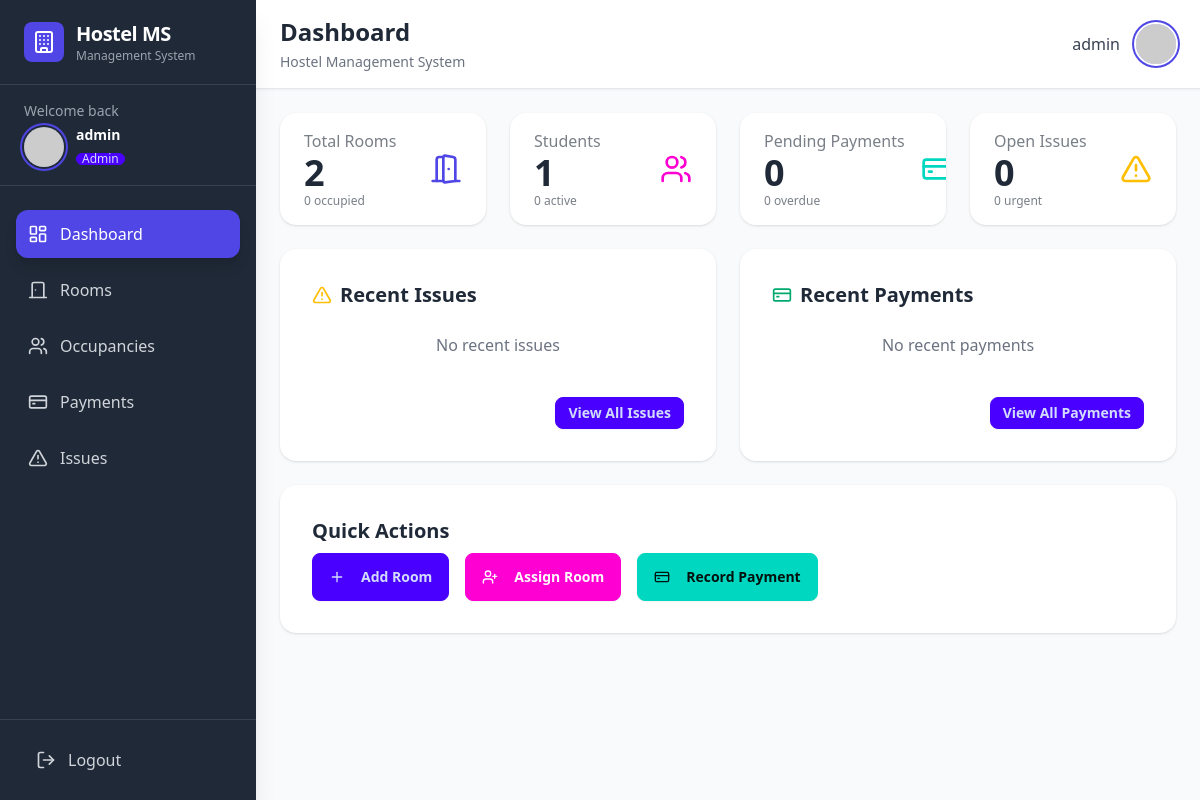
Page / (signed in) on the earlier database version.
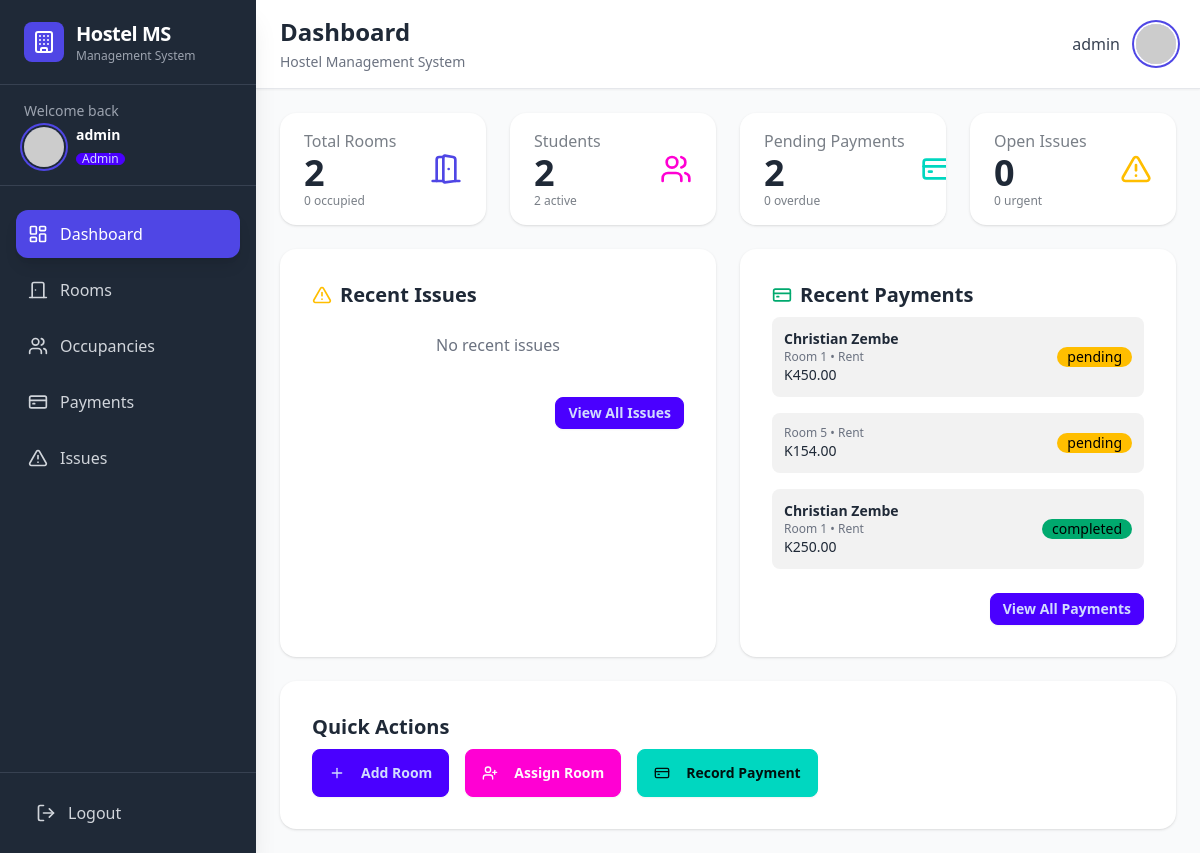
Same page on the later database version.
### hostel/models.py (models this page shows, shortened)
class Payment(models.Model):
    PAYMENT_STATUS = [
        ('pending', 'Pending'),
        ('completed', 'Completed'),
        ('failed', 'Failed'),
        ('refunded', 'Refunded'),
    ]
    PAYMENT_TYPE = [
        ('rent', 'Rent'),
        ('deposit', 'Security Deposit'),
        ('maintenance', 'Maintenance Fee'),
        ('other', 'Other'),
    ]
    occupancy = models.ForeignKey(Occupancy, on_delete=models.CASCADE, related_name='payments')
    amount = models.DecimalField(max_digits=10, decimal_places=2, validators=[MinValueValidator(Decimal('0.00'))])
    payment_type = models.CharField(max_length=15, choices=PAYMENT_TYPE, default='rent')
    payment_method = models.CharField(max_length=50, default='Cash')
    status = models.CharField(max_length=10, choices=PAYMENT_STATUS, default='pending')
    due_date = models.DateField()
    payment_date = models.DateField(null=True, blank=True)
    transaction_id = models.CharField(max_length=100, blank=True)
    proof_of_payment = models.ImageField(upload_to='payment_proofs/', blank=True, null=True)
    notes = models.TextField(blank=True)
    created_at = models.DateTimeField(auto_now_add=True)
    updated_at = models.DateTimeField(auto_now=True)
    class Meta:
        db_table = 'payments'
        ordering = ['-due_date']

class Occupancy(models.Model):
    student = models.ForeignKey(User, on_delete=models.CASCADE, related_name='occupancies')
    room = models.ForeignKey(Room, on_delete=models.CASCADE, related_name='occupancies')
    check_in_date = models.DateField()
    check_out_date = models.DateField(null=True, blank=True)
    bed_number = models.CharField(max_length=5)
    is_active = models.BooleanField(default=True)
    emergency_contact_name = models.CharField(max_length=100)
    emergency_contact_phone = models.CharField(max_length=15)
    notes = models.TextField(blank=True)
    created_at = models.DateTimeField(auto_now_add=True)
    updated_at = models.DateTimeField(auto_now=True)
    class Meta:
        db_table = 'occupancies'
        ordering = ['-check_in_date']
        unique_together = ['room', 'bed_number', 'is_active']

class User(AbstractUser):
    ROLE_CHOICES = [
        ('admin', 'Admin'),
        ('manager', 'Hostel Manager'),
        ('student', 'Student'),
    ]
    role = models.CharField(max_length=10, choices=ROLE_CHOICES, default='student')
    phone = models.CharField(max_length=15, blank=True)
    address = models.TextField(blank=True)
    profile_picture = models.ImageField(upload_to='profiles/', blank=True, null=True)
    email_verified = models.BooleanField(default=False)
    class Meta:
        db_table = 'users'

class Room(models.Model):
    ROOM_STATUS = [
        ('available', 'Available'),
        ('occupied', 'Occupied'),
        ('maintenance', 'Under Maintenance'),
    ]
    room_number = models.CharField(max_length=10, unique=True)
    capacity = models.IntegerField(validators=[MinValueValidator(1), MaxValueValidator(10)])
    current_occupancy = models.IntegerField(default=0, validators=[MinValueValidator(0)])
    status = models.CharField(max_length=15, choices=ROOM_STATUS, default='available')
    room_type = models.CharField(max_length=50, default='Standard')
    monthly_rent = models.DecimalField(max_digits=10, decimal_places=2, validators=[MinValueValidator(Decimal('0.00'))])
    description = models.TextField(blank=True)
    amenities = models.TextField(blank=True, help_text="Comma-separated amenities")
    created_at = models.DateTimeField(auto_now_add=True)
    updated_at = models.DateTimeField(auto_now=True)
    class Meta:
        db_table = 'rooms'
        ordering = ['room_number']

### hostel/views.py (the view, shortened to what this page needs)
# urls.py: path('', dashboard, name='dashboard'),
@login_required
def dashboard(request):
    context = {}
    common_stats = {
        'total_rooms': Room.objects.count(),
        'occupied_rooms': Room.objects.filter(status='occupied').count(),
        'vacant_rooms': Room.objects.filter(status='available', current_occupancy__lt=F('capacity')).count(),
        'maintenance_rooms': Room.objects.filter(status='maintenance').count(),
        'total_students': User.objects.filter(role='student').count(),
        'active_occupancies': Occupancy.objects.filter(is_active=True).count(),
    }
    context.update(common_stats)
    if request.user.role in ['admin', 'manager']:
        admin_stats = {
            'pending_payments': Payment.objects.filter(status='pending').count(),
            'overdue_payments': Payment.objects.filter(
                status='pending',
                due_date__lt=date.today()
            ).count(),
            'open_issues': Issue.objects.filter(status__in=['open', 'in_progress']).count(),
            'urgent_issues': Issue.objects.filter(priority='urgent', status__in=['open', 'in_progress']).count(),
            'recent_issues': Issue.objects.select_related('room', 'reported_by')
                                .order_by('-reported_date')[:5],
            'recent_payments': Payment.objects.select_related('occupancy__student', 'occupancy__room')
                                  .order_by('-created_at')[:5],
            'recent_occupancies': Occupancy.objects.select_related('student', 'room')
                                    .filter(is_active=True)
                                    .order_by('-check_in_date')[:5],
        }
        context.update(admin_stats)
    return render(request, 'hostel/dashboard.html', context)

### templates/hostel/dashboard.html (shortened to what the changed rows need)
{% extends 'hostel/base.html' %}
{% block header %}Dashboard{% endblock %}
{% block content %}
<div class="space-y-6">
    <div class="grid grid-cols-1 md:grid-cols-2 lg:grid-cols-4 gap-6">
        <div class="stats shadow">
            <div class="stat">
                <div class="stat-figure text-secondary">
                    <i data-lucide="users" class="w-8 h-8"></i>
                </div>
                <div class="stat-title">Students</div>
                <div class="stat-value">{{ total_students }}</div>
                <div class="stat-desc">{{ active_occupancies }} active</div>
            </div>
        </div>
        {% if user.role in 'admin manager' %}
        <div class="stats shadow">
            <div class="stat">
                <div class="stat-figure text-accent">
                    <i data-lucide="credit-card" class="w-8 h-8"></i>
                </div>
                <div class="stat-title">Pending Payments</div>
                <div class="stat-value">{{ pending_payments }}</div>
                <div class="stat-desc">{{ overdue_payments }} overdue</div>
            </div>
        </div>
        <div class="stats shadow">
            <div class="stat">
                <div class="stat-figure text-warning">
                    <i data-lucide="alert-triangle" class="w-8 h-8"></i>
                </div>
                <div class="stat-title">Open Issues</div>
                <div class="stat-value">{{ open_issues }}</div>
                <div class="stat-desc">{{ urgent_issues }} urgent</div>
            </div>
        </div>
        {% endif %}
    </div>
    <div class="grid grid-cols-1 lg:grid-cols-2 gap-6">
        {% if user.role in 'admin manager' %}
        <div class="card bg-base-100 shadow">
            <div class="card-body">
                <div class="space-y-4">
                    {% for payment in recent_payments %}
                    <div class="flex items-center justify-between p-3 bg-base-200 rounded-lg">
                        <div>
                            <h4 class="font-semibold text-sm">{{ payment.occupancy.student.get_full_name }}</h4>
                            <p class="text-xs text-gray-500">Room {{ payment.occupancy.room.room_number }} • {{ payment.payment_type }}</p>
                            <p class="text-sm font-medium">K{{ payment.amount }}</p>
                        </div>
                        <span class="badge badge-{% if payment.status == 'completed' %}success{% elif payment.status == 'pending' %}warning{% else %}error{% endif %}">
                            {{ payment.status }}
                        </span>
                    </div>
                    {% empty %}
                    <p class="text-gray-500 text-center py-4">No recent payments</p>
                    {% endfor %}
                </div>
            </div>
        </div>
        {% endif %}
    </div>
</div>
{% endblock %}

Differences in the rows shown:
added Payment: occupancy.student.get_full_name "Christian Zembe", occupancy.room.room_number "1", payment_type "Rent", amount "450.00", status "pending"
added Payment: occupancy.room.room_number "5", payment_type "Rent", amount "154.00", status "pending"
added Payment: occupancy.student.get_full_name "Christian Zembe", occupancy.room.room_number "1", payment_type "Rent", amount "250.00", status "completed"
Other differences:
{{ total_students }}: "1" → "2"
{{ active_occupancies }}: "0" → "2"
{{ pending_payments }}: "0" → "2"
text no longer shown: "No recent payments"
